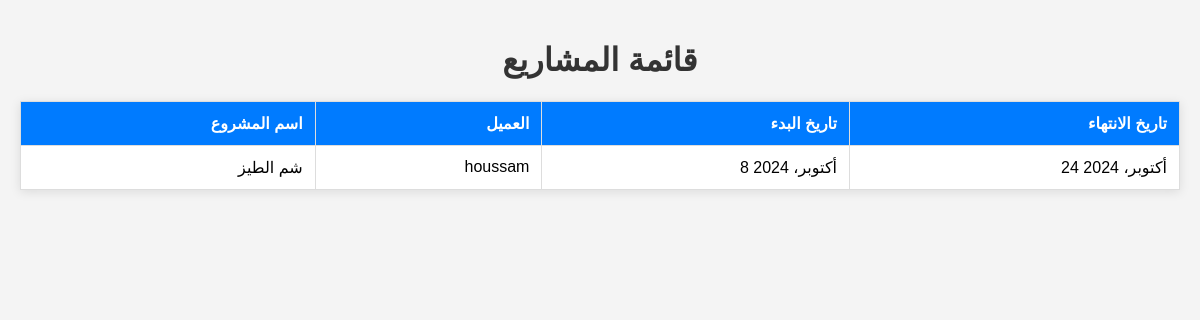
Page /projects/ (signed in) on the committed database.
### core/models.py (models this page shows, shortened)
class Project(models.Model):
    name = models.CharField(max_length=100, verbose_name='اسم المشروع')
    client = models.ForeignKey(Client, on_delete=models.CASCADE, verbose_name='العميل')
    start_date = models.DateField(verbose_name='تاريخ البدء')
    end_date = models.DateField(verbose_name='تاريخ الانتهاء')
    description = models.TextField(verbose_name='الوصف')

class Client(models.Model):
    name = models.CharField(max_length=100, verbose_name='اسم العميل')
    phone_number = models.CharField(max_length=15, verbose_name='رقم الهاتف')
    address = models.TextField(verbose_name='العنوان')

### core/views.py (the view)
# urls.py: path('projects/', project_list, name='project_list'),  # رابط قائمة المشاريع
@login_required
def project_list(request):
    projects = Project.objects.all()
    return render(request, 'core/projects/project_list.html', {'projects': projects})

### core/templates/core/projects/project_list.html (shortened to what this page needs)
<!DOCTYPE html>
<html lang="ar">
<head>
</head>
<body>
    <h1>قائمة المشاريع</h1>
    <table>
        <thead>
            <tr>
                <th>اسم المشروع</th>
                <th>العميل</th>
                <th>تاريخ البدء</th>
                <th>تاريخ الانتهاء</th>
            </tr>
        </thead>
        <tbody>
            {% for project in projects %}
            <tr>
                <td data-label="اسم المشروع">{{ project.name }}</td>
                <td data-label="العميل">{{ project.client.name }}</td>
                <td data-label="تاريخ البدء">{{ project.start_date }}</td>
                <td data-label="تاريخ الانتهاء">{{ project.end_date }}</td>
            </tr>
            {% endfor %}
        </tbody>
    </table>
</body>
</html>

### core/templates/core/projects/project_list.html (style rules this page uses)
body { font-family: Arial, sans-serif; background-color: #f4f4f4; margin: 0; padding: 20px; }
h1 { text-align: center; color: #333; }
table { width: 100%; border-collapse: collapse; margin: 20px 0; box-shadow: 0 2px 10px rgba(0, 0, 0, 0.1); }
th, td { padding: 12px; text-align: right; border: 1px solid #ddd; background-color: #fff; }
th { background-color: #007bff; color: white; }

### rows in the picture
Project: name "شم الطيز", client.name "houssam", start_date "8 أكتوبر، 2024", end_date "24 أكتوبر، 2024"
